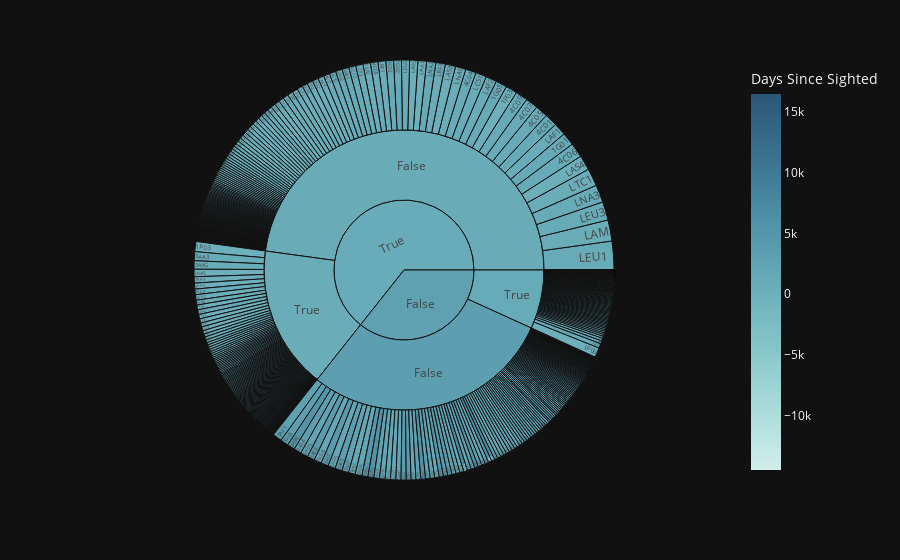

Write notebook code for a chart like this one.
### Code cell
fig = px.sunburst(csv_pddf, path=['Label', 'Geo?', 'Bed'],
                  hover_data=['Label', 'Geo?', 'Bed'],
                  color='Days Since Sighted',
                  color_continuous_scale='Teal',
                  color_continuous_midpoint=1000
                  )
fig.show()

### Figure 1 — Plotly figure (JSON) as saved in the notebook; plotly's stock layout.template omitted (floating-point values rounded to 4 significant figures; data arrays with more than 128 entries replaced by an {"elided": "..."} marker saying what was removed)
{"data": [{"branchvalues": "total", "customdata": {"elided": "1166x4 mixed values"}, "domain": {"x": [0.0, 1.0], "y": [0.0, 1.0]}, "hovertemplate": "labels=%{label}<br>count=%{value}<br>parent=%{parent}<br>id=%{id}<br>Label=%{customdata[0]}<br>Geo?=%{customdata[1]}<br>Bed=%{customdata[2]}<br>Days Since Sighted=%{color}<extra></extra>", "ids": {"elided": "1166 str values"}, "labels": {"elided": "1166 str values"}, "marker": {"coloraxis": "coloraxis", "colors": {"elided": "1166 float values"}}, "name": "", "parents": {"elided": "1166 str values"}, "values": {"elided": "1166 int values"}, "type": "sunburst"}], "layout": {"coloraxis": {"colorbar": {"title": {"text": "Days Since Sighted"}}, "colorscale": [[0.0, "rgb(209, 238, 234)"], [0.1667, "rgb(168, 219, 217)"], [0.3333, "rgb(133, 196, 201)"], [0.5, "rgb(104, 171, 184)"], [0.6667, "rgb(79, 144, 166)"], [0.8333, "rgb(59, 115, 143)"], [1.0, "rgb(42, 86, 116)"]], "cmid": 1000}, "legend": {"tracegroupgap": 0}, "margin": {"t": 60}}}
